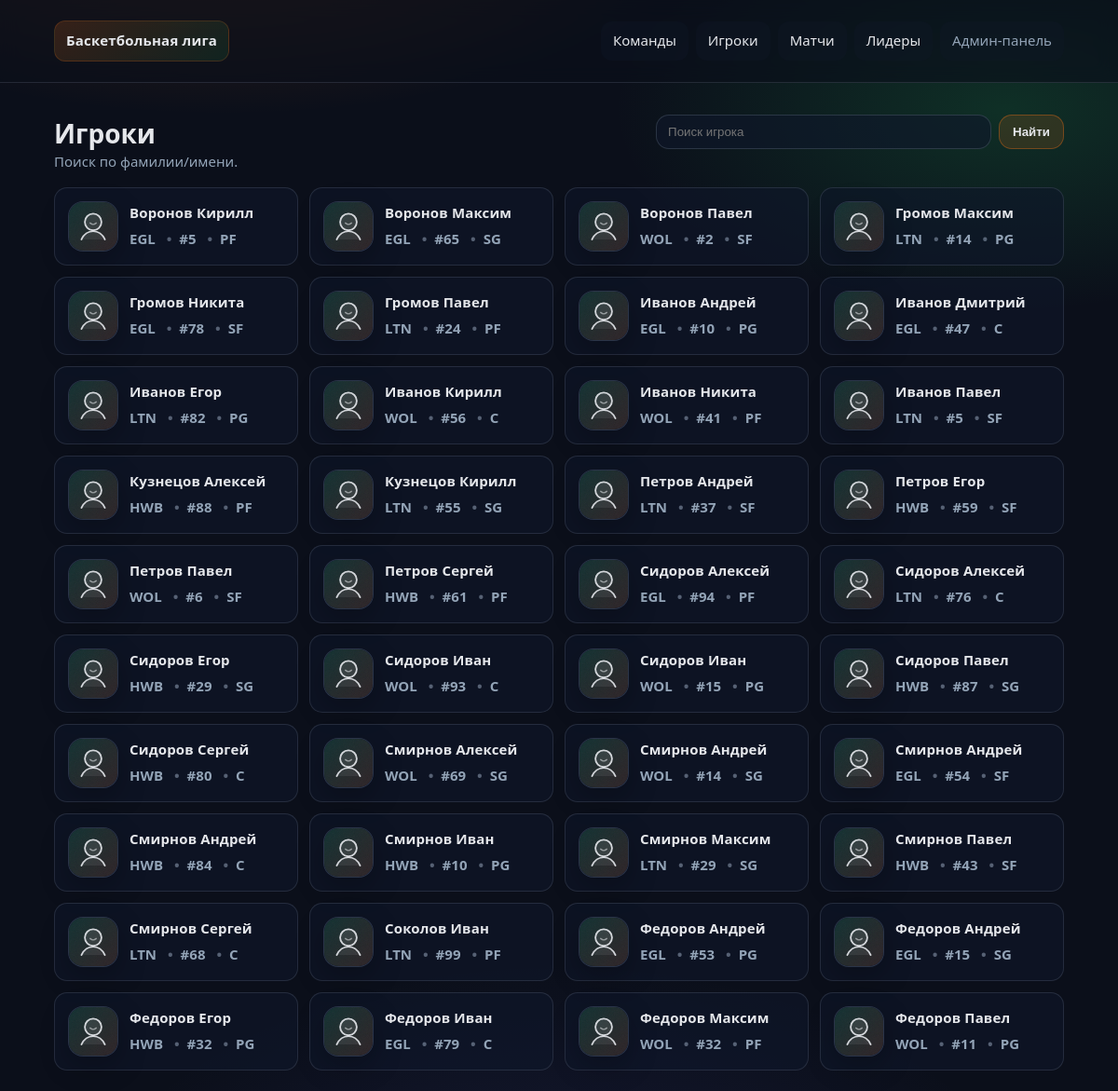
Screenshot of /players/ with the database file from the repository.
### league/models.py (models this page shows, shortened)
class Player(models.Model):
    team = models.ForeignKey(Team, related_name="players", on_delete=models.PROTECT, verbose_name="Команда")
    first_name = models.CharField("Имя", max_length=60)
    last_name = models.CharField("Фамилия", max_length=60)
    photo = models.ImageField("Фото", upload_to="player_photos/", blank=True, null=True)
    number = models.PositiveSmallIntegerField(
        "Номер",
        validators=[MinValueValidator(0), MaxValueValidator(99)],
        blank=True,
        null=True,
    )
    position = models.CharField("Позиция", max_length=32, blank=True, default="")
    height_cm = models.PositiveSmallIntegerField("Рост (см)", blank=True, null=True)
    weight_kg = models.PositiveSmallIntegerField("Вес (кг)", blank=True, null=True)
    birth_date = models.DateField("Дата рождения", blank=True, null=True)
    is_active = models.BooleanField("Активен", default=True)
    search_name = models.CharField(max_length=200, editable=False, db_index=True, default="")
    class Meta:
        verbose_name = "Игрок"
        verbose_name_plural = "Игроки"
        ordering = ["last_name", "first_name", "id"]
        constraints = [
            models.UniqueConstraint(
                fields=["team", "number"],
                condition=Q(number__isnull=False),
                name="uniq_team_number_when_present",
            )
        ]

class Team(models.Model):
    name = models.CharField("Название", max_length=120, unique=True)
    short_name = models.CharField("Коротко", max_length=16, blank=True, default="")
    city = models.CharField("Город", max_length=80, blank=True, default="")
    logo = models.ImageField("Логотип", upload_to="team_logos/", blank=True, null=True)
    created_at = models.DateTimeField("Создано", auto_now_add=True)
    class Meta:
        verbose_name = "Команда"
        verbose_name_plural = "Команды"
        ordering = ["name"]

### league/views.py (the view)
# urls.py: path("players/", views.PlayerListView.as_view(), name="player_list"),
class PlayerListView(ListView):
    model = Player
    template_name = "league/player_list.html"
    context_object_name = "players"
    paginate_by = 48
    def get_queryset(self):
        qs = Player.objects.select_related("team").order_by("last_name", "first_name")
        q = (self.request.GET.get("q") or "").strip()
        if q:
            qs = qs.filter(search_name__icontains=q)
        return qs

### templates/league/player_list.html (shortened to what this page needs)
{% extends 'base.html' %}
{% load static %}
{% block content %}
  <div class="page-head">
    <div>
      <h1>Игроки</h1>
      <div class="muted">Поиск по фамилии/имени.</div>
    </div>
    <form class="search" method="get" action="">
      <input class="input" type="search" name="q" value="{{ request.GET.q }}" placeholder="Поиск игрока" />
      <button class="btn" type="submit">Найти</button>
    </form>
  </div>
  <div class="grid">
    {% for p in players %}
      <a class="card card--media" href="{% url 'league:player_detail' p.pk %}">
        <div class="avatar avatar--player">
          {% if p.photo %}
            <img class="avatar__img" src="{{ p.photo.url }}" alt="{{ p.last_name }} {{ p.first_name }}" />
          {% else %}
            <img class="avatar__img" src="{% static 'img/player-default.svg' %}" alt="Фото по умолчанию" />
          {% endif %}
        </div>
        <div class="card__body">
          <div class="card__title">{{ p.last_name }} {{ p.first_name }}</div>
          <div class="card__meta">
            {{ p.team.short_name|default:p.team.name }}
            {% if p.number is not None %}<span class="dot">•</span>#{{ p.number }}{% endif %}
            {% if p.position %}<span class="dot">•</span>{{ p.position }}{% endif %}
          </div>
        </div>
      </a>
    {% empty %}
      <div class="empty">Пока нет игроков.</div>
    {% endfor %}
  </div>
{% endblock %}

### static/app.css (style rules this page uses)
:root { --bg:#0b0f1a; --panel:#0f172a; --panel2:#111c33; --text:#e5e7eb; --muted:#93a4b7; --line:rgba(148,163,184,.18); --accent:#f97316; --accent2:#22c55e; --shadow:0 18px 60px rgba(0,0,0,.35); --radius:18px; --radius2:14px; }
* { box-sizing:border-box }
html,body { height:100% }
body { margin:0; background: radial-gradient(900px 400px at 20% -10%, rgba(249,115,22,.22), transparent 60%), radial-gradient(700px 360px at 90% 10%, rgba(34,197,94,.18), transparent 60%), radial-gradient(900px 600px at 50% 120%, rgba(99,102,241,.15), transparent 62%), var(--bg); color:var(--text); font: 500 15px/1.45 ui-sans-serif, system-ui, -apple-system, Segoe UI, Roboto, Arial, "Noto Sans", "Liberation Sans", sans-serif; }
a { color:inherit;text-decoration:none }
.btn { display:inline-flex;align-items:center;justify-content:center; padding:10px 14px; border-radius:14px; border:1px solid rgba(249,115,22,.35); background: rgba(249,115,22,.14); color:var(--text); font-weight:800; }
.page-head { margin-top:12px; display:flex; align-items:flex-start; justify-content:space-between; gap:14px; flex-wrap:wrap; }
h1 { margin:0;font-size:28px }
.muted { color:var(--muted) }
.dot { margin:0 8px;color:rgba(148,163,184,.55) }
.grid { margin-top:16px; display:grid; grid-template-columns: repeat( auto-fit, minmax(240px, 1fr) ); gap:12px; }
.card { padding:14px; border-radius:var(--radius2); background: rgba(15,23,42,.62); border:1px solid var(--line); transition: transform .12s ease, border-color .12s ease, background .12s ease; }
.card--media { display:flex; align-items:center; gap:12px; }
.card__body { min-width:0 }
.card__title { font-weight:950; letter-spacing:.15px }
.card__meta { margin-top:6px;color:var(--muted);font-weight:650 }
.avatar { width:54px;height:54px; border-radius:16px; border:1px solid rgba(148,163,184,.20); background: rgba(17,28,51,.66); overflow:hidden; flex:0 0 auto; box-shadow: 0 10px 30px rgba(0,0,0,.25); }
.avatar__img { display:block;width:100%;height:100%;object-fit:cover }
.card__title { font-weight:900 }
.search { display:flex;gap:8px;flex-wrap:wrap;align-items:center }
.input { width:100%; padding:10px 12px; border-radius:14px; background: rgba(15,23,42,.62); border:1px solid rgba(148,163,184,.22); color:var(--text); outline:none; }
.search .input { width:min(360px, 74vw); }

### rows the page displays
Player: last_name "Воронов", first_name "Кирилл", team.short_name "EGL", number "5", position "PF"
Player: last_name "Воронов", first_name "Максим", team.short_name "EGL", number "65", position "SG"
Player: last_name "Воронов", first_name "Павел", team.short_name "WOL", number "2", position "SF"
Player: last_name "Громов", first_name "Максим", team.short_name "LTN", number "14", position "PG"
Player: last_name "Громов", first_name "Никита", team.short_name "EGL", number "78", position "SF"
Player: last_name "Громов", first_name "Павел", team.short_name "LTN", number "24", position "PF"
Player: last_name "Иванов", first_name "Андрей", team.short_name "EGL", number "10", position "PG"
Player: last_name "Иванов", first_name "Дмитрий", team.short_name "EGL", number "47", position "C"
Player: last_name "Иванов", first_name "Егор", team.short_name "LTN", number "82", position "PG"
Player: last_name "Иванов", first_name "Кирилл", team.short_name "WOL", number "56", position "C"
Player: last_name "Иванов", first_name "Никита", team.short_name "WOL", number "41", position "PF"
Player: last_name "Иванов", first_name "Павел", team.short_name "LTN", number "5", position "SF"
Player: last_name "Кузнецов", first_name "Алексей", team.short_name "HWB", number "88", position "PF"
Player: last_name "Кузнецов", first_name "Кирилл", team.short_name "LTN", number "55", position "SG"
Player: last_name "Петров", first_name "Андрей", team.short_name "LTN", number "37", position "SF"
Player: last_name "Петров", first_name "Егор", team.short_name "HWB", number "59", position "SF"
Player: last_name "Петров", first_name "Павел", team.short_name "WOL", number "6", position "SF"
Player: last_name "Петров", first_name "Сергей", team.short_name "HWB", number "61", position "PF"
Player: last_name "Сидоров", first_name "Алексей", team.short_name "EGL", number "94", position "PF"
Player: last_name "Сидоров", first_name "Алексей", team.short_name "LTN", number "76", position "C"
Player: last_name "Сидоров", first_name "Егор", team.short_name "HWB", number "29", position "SG"
Player: last_name "Сидоров", first_name "Иван", team.short_name "WOL", number "93", position "C"
Player: last_name "Сидоров", first_name "Иван", team.short_name "WOL", number "15", position "PG"
Player: last_name "Сидоров", first_name "Павел", team.short_name "HWB", number "87", position "SG"
Player: last_name "Сидоров", first_name "Сергей", team.short_name "HWB", number "80", position "C"
Player: last_name "Смирнов", first_name "Алексей", team.short_name "WOL", number "69", position "SG"
Player: last_name "Смирнов", first_name "Андрей", team.short_name "WOL", number "14", position "SG"
Player: last_name "Смирнов", first_name "Андрей", team.short_name "EGL", number "54", position "SF"
Player: last_name "Смирнов", first_name "Андрей", team.short_name "HWB", number "84", position "C"
Player: last_name "Смирнов", first_name "Иван", team.short_name "HWB", number "10", position "PG"
Player: last_name "Смирнов", first_name "Максим", team.short_name "LTN", number "29", position "SG"
Player: last_name "Смирнов", first_name "Павел", team.short_name "HWB", number "43", position "SF"
Player: last_name "Смирнов", first_name "Сергей", team.short_name "LTN", number "68", position "C"
Player: last_name "Соколов", first_name "Иван", team.short_name "LTN", number "99", position "PF"
Player: last_name "Федоров", first_name "Андрей", team.short_name "EGL", number "53", position "PG"
Player: last_name "Федоров", first_name "Андрей", team.short_name "EGL", number "15", position "SG"
Player: last_name "Федоров", first_name "Егор", team.short_name "HWB", number "32", position "PG"
Player: last_name "Федоров", first_name "Иван", team.short_name "EGL", number "79", position "C"
Player: last_name "Федоров", first_name "Максим", team.short_name "WOL", number "32", position "PF"
Player: last_name "Федоров", first_name "Павел", team.short_name "WOL", number "11", position "PG"
